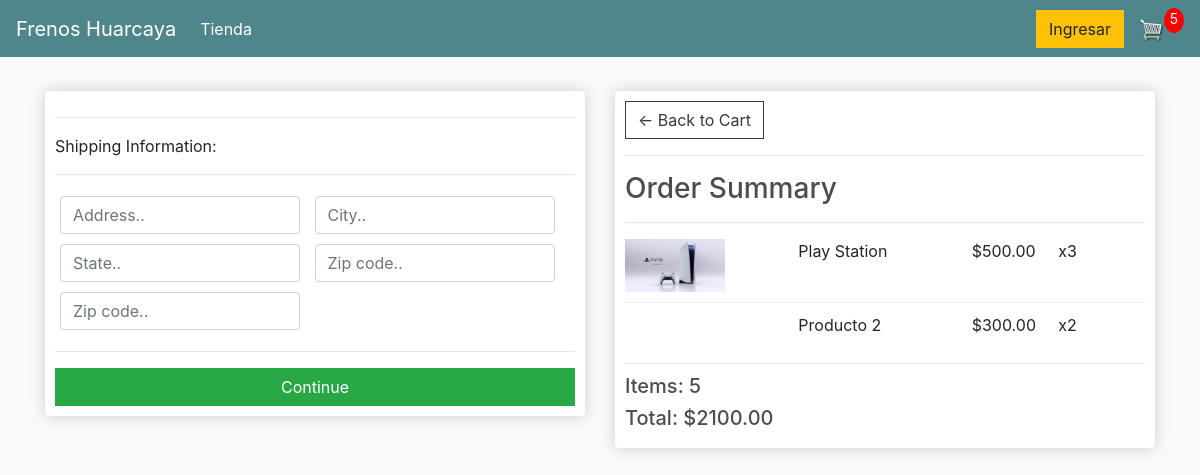
/checkout/ (signed in), run on an earlier commit of the app's database.
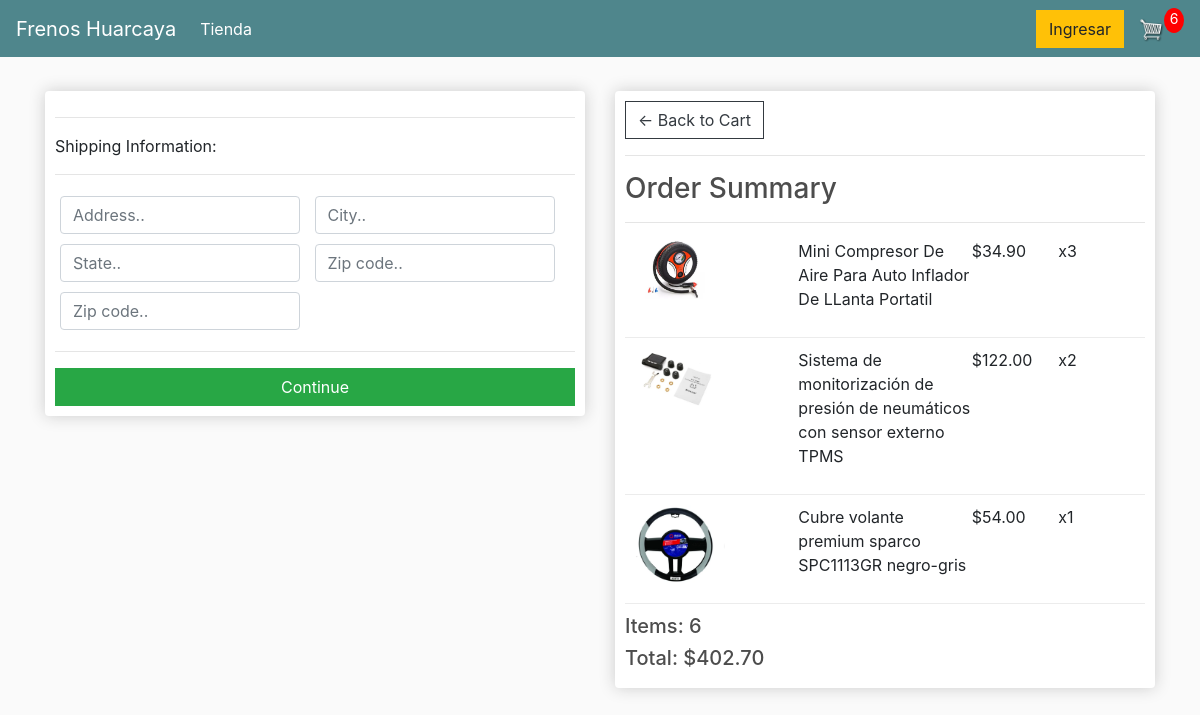
And on a later commit of the database.
### store/models.py (models this page shows, shortened)
class OrderItem(models.Model):
	product = models.ForeignKey(Product, on_delete=models.SET_NULL, null=True)
	order = models.ForeignKey(Order, on_delete=models.SET_NULL, null=True)
	quantity = models.IntegerField(default=0, null=True, blank=True)
	date_added = models.DateTimeField(auto_now_add=True)
	@property
	def get_total(self):
		total = self.product.price * self.quantity
		return total

class Product(models.Model):
	name = models.CharField(max_length=200)
	price = models.FloatField()
	digital = models.BooleanField(default=False,null=True, blank=True)
	image = models.ImageField(null=True, blank=True)
	@property
	def imageURL(self):
		try:
			url = self.image.url
		except:
			url = ''
		return url

class Order(models.Model):
	customer = models.ForeignKey(Customer, on_delete=models.SET_NULL, null=True, blank=True)
	date_ordered = models.DateTimeField(auto_now_add=True)
	complete = models.BooleanField(default=False)
	transaction_id = models.CharField(max_length=100, null=True)
	@property
	def shipping(self):
		shipping = False
		orderitems = self.orderitem_set.all()
		for i in orderitems:
			if i.product.digital == False:
				shipping = True
		return shipping
	@property
	def get_cart_total(self):
		orderitems = self.orderitem_set.all()
		total = sum([item.get_total for item in orderitems])
		return total
	@property
	def get_cart_items(self):
		orderitems = self.orderitem_set.all()
		total = sum([item.quantity for item in orderitems])
		return total

### store/views.py (the view)
# urls.py: path('checkout/', views.checkout, name="checkout"),
def checkout(request):
	data = cartData(request)
	cartItems = data['cartItems']
	order = data['order']
	items = data['items']
	context = {'items':items, 'order':order, 'cartItems':cartItems}
	return render(request, 'store/checkout.html', context)

### store/utils.py (called while the page is built)
def cartData(request):
	if request.user.is_authenticated:
		customer = request.user.customer
		order, created = Order.objects.get_or_create(customer=customer, complete=False)
		items = order.orderitem_set.all()
		cartItems = order.get_cart_items
	else:
		cookieData = cookieCart(request)
		cartItems = cookieData['cartItems']
		order = cookieData['order']
		items = cookieData['items']
	return {'cartItems':cartItems ,'order':order, 'items':items}

### store/templates/store/checkout.html (shortened to what this page needs)
{% extends 'store/main.html' %}
{% load static %}
{% block content %}
     <div class="row">
		<div class="col-lg-6">
			<div class="box-element" id="form-wrapper">
				<form id="form">
					<div id="shipping-info">
						<hr>
						<p>Shipping Information:</p>
						<hr>
						<div class="form-field">
							<input class="form-control" type="text" name="address" placeholder="Address..">
						</div>
						<div class="form-field">
							<input class="form-control" type="text" name="city" placeholder="City..">
						</div>
						<div class="form-field">
							<input class="form-control" type="text" name="state" placeholder="State..">
						</div>
						<div class="form-field">
							<input class="form-control" type="text" name="zipcode" placeholder="Zip code..">
						</div>
						<div class="form-field">
							<input class="form-control" type="text" name="country" placeholder="Zip code..">
						</div>
					</div>
					<hr>
					<input id="form-button" class="btn btn-success btn-block" type="submit" value="Continue">
				</form>
			</div>
			<br>
		</div>
		<div class="col-lg-6">
			<div class="box-element">
				<a  class="btn btn-outline-dark" href="{% url 'cart' %}">&#x2190; Back to Cart</a>
				<hr>
				<h3>Order Summary</h3>
				<hr>
				{% for item in items %}
				<div class="cart-row">
					<div style="flex:2"><img class="row-image" src="{{item.product.imageURL}}"></div>
					<div style="flex:2"><p>{{item.product.name}}</p></div>
					<div style="flex:1"><p>${{item.product.price|floatformat:2}}</p></div>
					<div style="flex:1"><p>x{{item.quantity}}</p></div>
				</div>
				{% endfor %}
				<h5>Items:   {{order.get_cart_items}}</h5>
				<h5>Total:   ${{order.get_cart_total|floatformat:2}}</h5>
			</div>
		</div>
	</div>
{% endblock content %}

What changed in the data, as far as the page shows it:
changed through a linked row, OrderItem: product.imageURL: a different picture; product.name "Play Station" → "Mini Compresor De Aire Para Auto Inflador De LLanta Portatil"; product.price "500.00" → "34.90"
changed through a linked row, OrderItem: product.imageURL: picture added; product.name "Producto 2" → "Sistema de monitorización de presión de neumáticos con sensor externo TPMS"; product.price "300.00" → "122.00"
added OrderItem: product.imageURL (picture), product.name "Cubre volante premium sparco SPC1113GR negro-gris", product.price "54.00", quantity "1"
changed through a linked row, Order: get_cart_items "5" → "6"; get_cart_total "2100.00" → "402.70"
Also different on the page:
{{ cartItems }}: "5" → "6"
